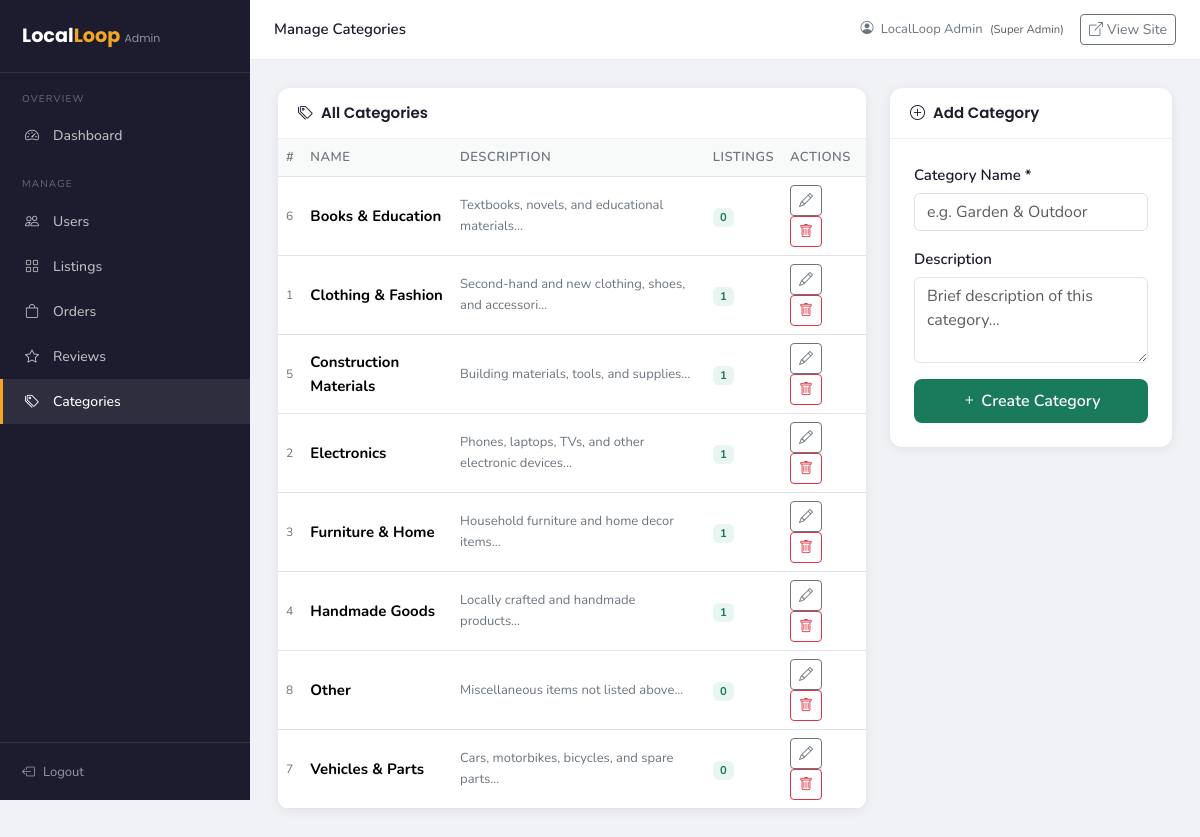
The app's page /admin/categories.php (signed in) with its own data.
### tables this page shows
CREATE TABLE IF NOT EXISTS `categories` (
  `category_id` INT AUTO_INCREMENT PRIMARY KEY,
  `name` VARCHAR(100) NOT NULL,
  `description` TEXT,
  `created_at` TIMESTAMP DEFAULT CURRENT_TIMESTAMP
);

### admin/categories.php (the view, shortened to what this page needs)
<?php
require_once __DIR__ . '/includes/header.php';
require_once __DIR__ . '/includes/navbar.php';
$categories = $conn->query("
    SELECT c.*, COUNT(l.listing_id) AS listing_count
    FROM categories c
    LEFT JOIN listings l ON c.category_id = l.category_id AND l.status != 'removed'
    GROUP BY c.category_id
    ORDER BY c.name
");
?>
<div class="row g-4">
    <div class="col-lg-8">
        <div class="admin-card">
            <div class="admin-card-header">
                <h5><i class="bi bi-tags me-2"></i>All Categories</h5>
            </div>
            <table class="table table-ll mb-0">
                <thead>
                    <tr><th>#</th><th>Name</th><th>Description</th><th>Listings</th><th>Actions</th></tr>
                </thead>
                <tbody>
                <?php while ($cat = $categories->fetch_assoc()): ?>
                <tr>
                    <td style="color:var(--muted);font-size:12px;"><?= $cat['category_id'] ?></td>
                    <td><strong><?= htmlspecialchars($cat['name']) ?></strong></td>
                    <td style="font-size:13px;color:var(--muted);">
                        <?= $cat['description'] ? htmlspecialchars(substr($cat['description'], 0, 50)) . '...' : '—' ?>
                    </td>
                    <td>
                        <span class="badge" style="background:var(--primary-lt);color:var(--primary);">
                            <?= $cat['listing_count'] ?>
                        </span>
                    </td>
                    <td>
                        <button class="btn btn-sm btn-outline-secondary me-1"
                                data-bs-toggle="modal"
                                data-bs-target="#editModal"
                                data-id="<?= $cat['category_id'] ?>"
                                data-name="<?= htmlspecialchars($cat['name'], ENT_QUOTES) ?>"
                                data-desc="<?= htmlspecialchars($cat['description'] ?? '', ENT_QUOTES) ?>">
                            <i class="bi bi-pencil"></i>
                        </button>
                        <?php if (hasPermission('all')): ?>
                        <form method="POST" class="d-inline">
                            <button class="btn btn-sm btn-outline-danger confirm-delete">
                                <i class="bi bi-trash"></i>
                            </button>
                        </form>
                        <?php endif; ?>
                    </td>
                </tr>
                <?php endwhile; ?>
                </tbody>
            </table>
        </div>
    </div>
    <div class="col-lg-4">
        <div class="admin-card">
            <div class="admin-card-header">
                <h5><i class="bi bi-plus-circle me-2"></i>Add Category</h5>
            </div>
            <div class="p-4">
                <form method="POST">
                    <div class="mb-3">
                        <label class="form-label">Category Name *</label>
                        <input type="text" name="name" class="form-control"
                               placeholder="e.g. Garden &amp; Outdoor" required>
                    </div>
                    <div class="mb-3">
                        <label class="form-label">Description</label>
                        <textarea name="description" class="form-control" rows="3"
                                  placeholder="Brief description of this category..."></textarea>
                    </div>
                    <button type="submit" class="btn btn-primary-ll w-100">
                        <i class="bi bi-plus me-1"></i>Create Category
                    </button>
                </form>
            </div>
        </div>
    </div>
</div>
<?php require_once __DIR__ . '/includes/footer.php'; ?>

### assets/css/style.css (style rules this page uses)
:root { --primary: #1A7A5C; --primary-dk: #145c44; --primary-lt: #e8f5f0; --accent: #F4A623; --accent-dk: #d48c10; --dark: #1C1C2E; --muted: #6c757d; --light-bg: #f8faf9; --border: #dee2e6; --card-shadow: 0 2px 16px rgba(26,122,92,.10); --radius: 12px; }
* { box-sizing: border-box; }
body { font-family: 'Nunito', sans-serif; background: var(--light-bg); color: #2d2d2d; font-size: 15px; line-height: 1.65; }
h1,h2,h3,h4,h5,h6 { font-family: 'Poppins', sans-serif; font-weight: 600; color: var(--dark); }
.btn-primary-ll { background: var(--primary); color: #fff; border: none; border-radius: 8px; padding: 10px 24px; font-weight: 600; font-family: 'Nunito', sans-serif; transition: background .2s; cursor: pointer; }
.form-label { font-weight: 600; color: var(--dark); margin-bottom: 5px; }
.table-ll th { background: var(--light-bg); font-weight: 600; font-size: 13px; text-transform: uppercase; letter-spacing: .5px; color: var(--muted); }
.table-ll td { vertical-align: middle; }

### admin/includes/header.php (style rules this page uses)
body { background: #f0f2f5; }
.admin-card { background: #fff; border-radius: 12px; box-shadow: 0 2px 12px rgba(0,0,0,.07); overflow: hidden; }
.admin-card-header { padding: 16px 20px; border-bottom: 1px solid #f0f0f0; display: flex; align-items: center; justify-content: space-between; }
.admin-card-header h5 { margin: 0; font-family:'Poppins',sans-serif; font-size:15px; }

### records on screen
categories: category_id "6", name "Books & Education", description "Textbooks, novels, and educational materials", listing_count "0"
categories: category_id "1", name "Clothing & Fashion", description "Second-hand and new clothing, shoes, and accessori", listing_count "1"
categories: category_id "5", name "Construction Materials", description "Building materials, tools, and supplies", listing_count "1"
categories: category_id "2", name "Electronics", description "Phones, laptops, TVs, and other electronic devices", listing_count "1"
categories: category_id "3", name "Furniture & Home", description "Household furniture and home decor items", listing_count "1"
categories: category_id "4", name "Handmade Goods", description "Locally crafted and handmade products", listing_count "1"
categories: category_id "8", name "Other", description "Miscellaneous items not listed above", listing_count "0"
categories: category_id "7", name "Vehicles & Parts", description "Cars, motorbikes, bicycles, and spare parts", listing_count "0"

### other values on screen
$pageTitle "Manage Categories"
$_SESSION['admin_name'] "LocalLoop Admin"
$_SESSION['admin_role'] "Super Admin"
